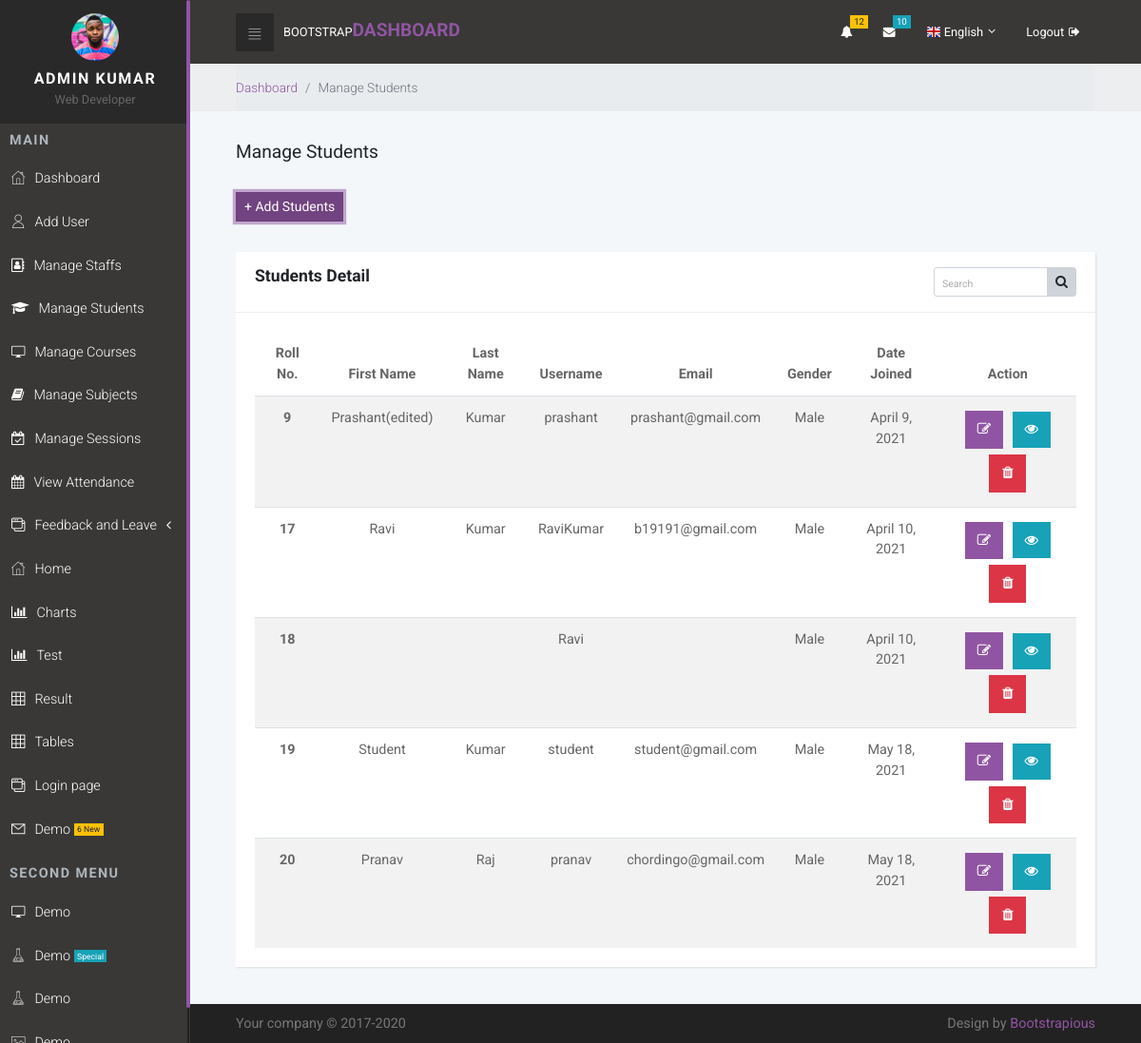
The app's page /manage_student/ (signed in) with its own data.
### sms_app/models.py (models this page shows, shortened)
class Student(models.Model):
    id = models.AutoField(primary_key = True)
    user = models.OneToOneField(User, on_delete = models.CASCADE)
    GENDER = (('Male', 'Male'),('Female', 'Female'),('Other', 'Other'))
    gender = models.CharField(max_length = 10, choices = GENDER)
    address = models.TextField(null = True)
    profile_pic = models.ImageField(default = "", null = True, blank = True)
    session_under = models.ForeignKey(
        SessionYear, on_delete = models.CASCADE, null = True, blank = True)
    courses_taken = models.ForeignKey(
        'Course', on_delete = models.DO_NOTHING, null = True, blank = True)
    date_joined = models.DateField(auto_now_add = True)
    last_login = models.DateField(auto_now = True)

### accounts/decorators.py (the view, shortened to what this page needs)
        def wrapper_func(request, *args, **kwargs):
            group = None
            if request.user.groups.exists():
                group = request.user.groups.all()[0].name
            if group in allowed_roles:
                return view_func(request, *args, **kwargs)

### sms_app/HODviews.py (called while the page is built)
@login_required
@allowed_users(allowed_roles=['hod'])
def manage_student_view(request):
    students = Student.objects.all()
    context = {
        'students': students,
    }
    return render(request, 'HOD/manage_student.html', context)

### templates/HOD/manage_student.html (shortened to what this page needs)
{% extends 'HOD/base.html' %}
{% load static %}
{% block content %}
<div class="breadcrumb-holder">
  <div class="container-fluid">
    <ul class="breadcrumb">
      <li class="breadcrumb-item"><a href="{% url 'hod_dashboard' %}">Dashboard</a></li>
      <li class="breadcrumb-item active">Manage Students</li>
    </ul>
  </div>
</div>
<section>
  <div class="container-fluid">
    <header>
      <h1 class="h3 display">Manage Students</h1><br>
      <a href="{% url 'add_student' %}" class="btn btn-primary btn-sm active" role="button" aria-pressed="true">+
        Add Students</a>
    </header>
    <div class="row">
      <div class="col-lg-12">
        <div class="card">
          <div class="card-header">
            <h4 class="card-title">Students Detail</h4>
            <div class="card-tools">
              <div class="input-group input-group-sm" style="width: 150px;">
                <input type="text" name="table_search" class="form-control float-right" placeholder="Search">
                <div class="input-group-append">
                  <button type="submit" class="btn btn-default"><i class="fa fa-search"></i></button>
                </div>
              </div>
            </div>
          </div>
          <div class="card-body">
            <div class="table-responsive">
          <table class="table table-striped table-hover ">
            <thead >
              <tr class="text-center">
                <th>Roll No.</th>
                <th class="text-center">First Name</center>
                <th>Last Name</th>
                <th>Username</th>
                <th>Email</th>
                <th>Gender</th>
                <th>Date Joined</th>
                <th>Action </th>
              </tr>
            </thead>
            <tbody>
              {% for student in students %}
              <tr class="text-center">
                <th scope="row">{{student.id}}</th>
                <td>{{student.user.first_name}}</td>
                <td>{{student.user.last_name}}</td>
                <td>{{student.user.username}}</td>
                <td>{{student.user.email}}</td>
                <td>{{student.gender}}</td>
                <td>{{student.date_joined}}</td>
                <td>
                  <div>
                  <a href="{% url 'update_student' student.pk %}"><button type="button" class="btn  btn-primary  fa fa-edit"
                  style="margin:3px"></button></a>
                  <a href="{% url 'see_detail' student.pk %}"><button type="button" class="btn  btn-info  fa fa-eye"
                  style="margin:3px"></button></a>
                  <a href="{% url 'delete_student' student.pk %}"><button type="button" class="btn btn-danger  fa fa-trash"
                  style="margin: 3px"></button></a>
                  </div>
                </td>
              </tr>
              {% endfor %}
            </tbody>
          </table>
        </div>
      </div>
    </div>
  </div>
</div>
</div>
</section>
  {% endblock %}

### templates/HOD/navbar.html (shortened to what this page needs)
{% load static %}
<nav class="side-navbar">
    <div class="side-navbar-wrapper">
        <div class="sidenav-header d-flex align-items-center justify-content-center">
            <div class="sidenav-header-inner text-center"><img src="{% static 'img/avatar-7.jpg' %}" alt="person"
                    class="img-fluid rounded-circle">
                <h2 class="h5">{{request.user.first_name}} {{request.user.last_name}}</h2><span>Web Developer</span>
            </div>
        </div>
        <div class="main-menu">
            <h5 class="sidenav-heading">Main</h5>
            <ul id="side-main-menu" class="side-menu list-unstyled">
                <li><a href="{% url 'hod_dashboard' %}"> <i class="icon-home"></i>Dashboard </a></li>
                <li><a href="{% url 'register_user' %}"> <i class="icon-user"></i>Add User </a></li>
                <li><a href="{% url 'manage_staff_view' %}"> <i class="fa fa-address-book-o"></i>Manage Staffs </a></li>
                <li><a href="{% url 'manage_student_view' %}"> <i class="fa fa-graduation-cap"></i>Manage Students </a></li>
                <li><a href="{% url 'manage_courses_view' %}"> <i class="icon-screen"></i>Manage Courses </a></li>
                <li><a href="{% url 'manage_subjects_view' %}"> <i class="fa fa-book"></i>Manage Subjects </a></li>
                <li><a href="{% url 'manage_sessions_view' %}"> <i class="fa fa-calendar-check-o"></i>Manage Sessions </a></li>
                <li><a href="{% url 'view_attendance' %}"> <i class="fa fa-calendar"></i>View Attendance </a></li>
                <li><a href="#exampledropdownDropdown" aria-expanded="false" data-toggle="collapse"> <i class="icon-interface-windows"></i>Feedback and Leave </a>
                </li>
                <li><a href="{% url 'admin_dashboard' %}"> <i class="icon-home"></i>Home </a></li>
                <li><a href="{% url 'charts_view' %}"> <i class="fa fa-bar-chart"></i>Charts </a></li>
                <li><a href="{% url 'test-view' %}"> <i class="fa fa-bar-chart"></i>Test </a></li>
                <li><a href="{% url 'result-view' %}"> <i class="icon-grid"></i>Result </a></li>
                <li><a href="{% url 'tables_view' %}"> <i class="icon-grid"></i>Tables </a></li>
                <li><a href="{% url 'login_view' %}"> <i class="icon-interface-windows"></i>Login page </a></li>
                <li> <a href="#"> <i class="icon-mail"></i>Demo
                        <div class="badge badge-warning">6 New</div>
                    </a></li>
            </ul>
        </div>
        <div class="admin-menu">
            <h5 class="sidenav-heading">Second menu</h5>
            <ul id="side-admin-menu" class="side-menu list-unstyled">
                <li> <a href="#"> <i class="icon-screen"> </i>Demo</a></li>
                <li> <a href="#"> <i class="icon-flask"> </i>Demo
                        <div class="badge badge-info">Special</div>
                    </a></li>
                <li> <a href=""> <i class="icon-flask"> </i>Demo</a></li>
                <li> <a href=""> <i class="icon-picture"> </i>Demo</a></li>
            </ul>
        </div>
    </div>
</nav>
<div class="page">
    <header class="header">
        <nav class="navbar">
            <div class="container-fluid">
                <div class="navbar-holder d-flex align-items-center justify-content-between">
                    <div class="navbar-header"><a id="toggle-btn" href="#" class="menu-btn"><i class="icon-bars">
                            </i></a><a href="index.html" class="navbar-brand">
                            <div class="brand-text d-none d-md-inline-block"><span>Bootstrap </span><strong
                                    class="text-primary">Dashboard</strong></div>
                        </a></div>
                    <ul class="nav-menu list-unstyled d-flex flex-md-row align-items-md-center">
                        <li class="nav-item dropdown"> <a id="notifications" rel="nofollow" data-target="#" href="#"
                                data-toggle="dropdown" aria-haspopup="true" aria-expanded="false" class="nav-link"><i
                                    class="fa fa-bell"></i><span class="badge badge-warning">12</span></a>
                        </li>
                        <li class="nav-item dropdown"> <a id="messages" rel="nofollow" data-target="#" href="#"
                                data-toggle="dropdown" aria-haspopup="true" aria-expanded="false" class="nav-link"><i
                                    class="fa fa-envelope"></i><span class="badge badge-info">10</span></a>
                        </li>
                        <li class="nav-item dropdown"><a id="languages" rel="nofollow" data-target="#" href="#"
                                data-toggle="dropdown" aria-haspopup="true" aria-expanded="false"
                                class="nav-link language dropdown-toggle"><img src="{% static 'img/flags/16/GB.png' %}"
                                    alt="English"><span class="d-none d-sm-inline-block">English</span></a>
                        </li>
                        <li class="nav-item"><a href="{% url 'logout' %}" class="nav-link logout"> <span
                                    class="d-none d-sm-inline-block">Logout</span><i class="fa fa-sign-out"></i></a>
                        </li>
                    </ul>
                </div>
            </div>
        </nav>
    </header>

### static/css/custom.css (style rules this page uses)
.card-title { float: left; }
.card-tools { float: right; }

### templates/HOD/manage_student.html (style rules this page uses)
.fa-trash, .fa-edit { margin: 5px; padding: 8px 13px; }
.fa-edit { margin: 5px; padding: 8px 12px; }

### records on screen
Student: id "9", user.first_name "Prashant(edited)", user.last_name "Kumar", user.username "prashant", user.email "prashant@gmail.com", gender "Male", date_joined "April 9, 2021"
Student: id "17", user.first_name "Ravi", user.last_name "Kumar", user.username "RaviKumar", user.email "b19191@gmail.com", gender "Male", date_joined "April 10, 2021"
Student: id "18", user.username "Ravi", gender "Male", date_joined "April 10, 2021"
Student: id "19", user.first_name "Student", user.last_name "Kumar", user.username "student", user.email "student@gmail.com", gender "Male", date_joined "May 18, 2021"
Student: id "20", user.first_name "Pranav", user.last_name "Raj", user.username "pranav", user.email "chordingo@gmail.com", gender "Male", date_joined "May 18, 2021"

### other values on screen
{{ request.user.first_name }} "ADMIN"
{{ request.user.last_name }} "KUMAR"
